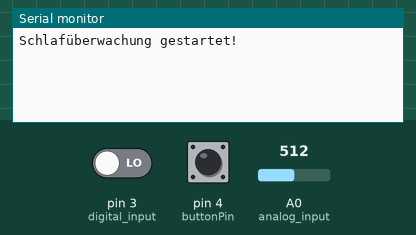
Bench run of a sketch on a simulated Arduino Uno, built with avr-gcc and run on an emulated ATmega328P. Shown: the last lines printed to the serial monitor. Inputs (shaded band) come from the test bench; at power-on: pin 4 (buttonPin) HIGH, pin 3 (digital_input) LOW, A0 (analog_input) = 512. The local clock reads 2024-03-15 10:24:30 at power-on unless the sketch sets it.

Above: at 1.2 s.
1.3 s: pin 4 (buttonPin) pulled LOW for 0.15 s
At 1.56 s:
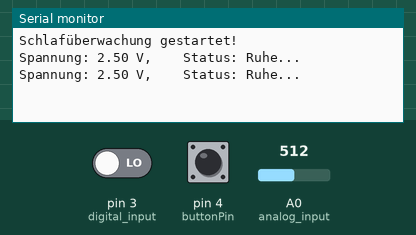
3.3 s: pin 3 (digital_input) driven HIGH
At 3.37 s:
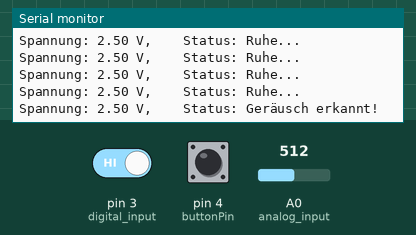
5.2 s: pin 4 (buttonPin) pulled LOW for 1 s
At 7.5 s:
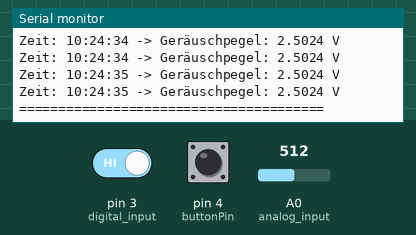
7.7 s: pin 4 (buttonPin) pulled LOW for 3.2 s
At 11.01 s:
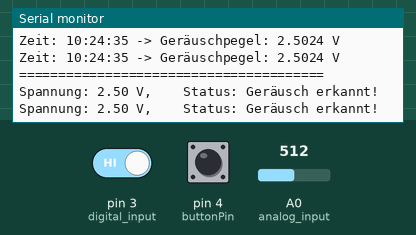
13.9 s: A0 (analog_input) set to 716
At 13.99 s:
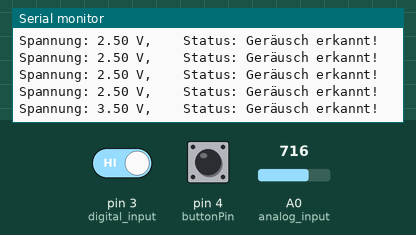
15.4 s: A0 (analog_input) set to 900
At 15.42 s:
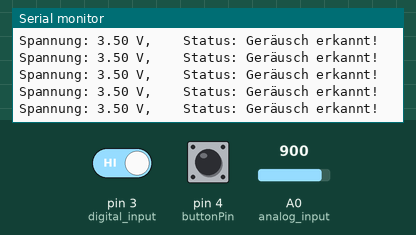
Timing chart, 0 to 18.4 s (numbered marks = the images above; inputs shaded):
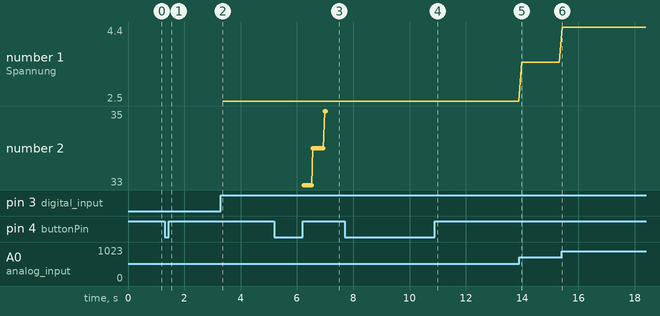

Measured:
- after the input at 1.3 s, the serial monitor: prints a new line after 0.15 s (image 1)
- after the input at 3.3 s, the serial monitor: prints a new line after 0.07 s (image 2)
- after the input at 5.2 s, the serial monitor: prints a new line after 1.0 s (image 3)
- after the input at 13.9 s, the serial monitor: prints a new line after 0.08 s (image 5)
- plotted number 1: 2.5 → 3.5 after the input at 13.9 s, 3.5 → 4.4 after the input at 15.4 s

The sketch:

try_Sounsensor_Auswertung.ino
```cpp
#include <Wire.h>
#include <RTClib.h>  // RTC-Bibliothek
RTC_DS3231 rtc;

int analog_input = A0;  // Mikrofon-Signal
int digital_input = 3;  // Schwellwert-Signal
int buttonPin = 4;      // Startknopf
bool recording = false; // Startzustand: keine Aufnahme

float soundValues[100]; // Speicher für Messwerte
String timeStamps[100]; // Speicher für Zeitstempel
int index = 0;          // Aktuelle Position im Array

void setup() {
    pinMode(analog_input, INPUT);
    pinMode(digital_input, INPUT);
    pinMode(buttonPin, INPUT_PULLUP); // Taster mit internem Pull-Up
    Serial.begin(9600);

    if (!rtc.begin()) {
        Serial.println("RTC nicht gefunden!");
        while (1);
    }
    Serial.println("Schlafüberwachung gestartet!");
}

void loop() {
  if (digitalRead(buttonPin) == LOW) {
    while (digitalRead(buttonPin) == LOW); // Warten, bis der Button losgelassen wird
    recording = !recording; // Umschalten nach Loslassen des Buttons

    if (!recording && index > 0) {
        printResults();
        index = 0; // Arrays zurücksetzen
    }
}

  if (recording) {
    float analog_value = analogRead(analog_input) * (5.0 / 1023.0);
    int digital_value = digitalRead(digital_input);

    if (digital_value == 1) {  // Schwellwert überschritten
      if (index < 100) {  // Array nicht überfüllen
        soundValues[index] = analog_value;
        DateTime now = rtc.now();
        timeStamps[index] = String(now.hour()) + ":" + String(now.minute()) + ":" + String(now.second());
        index++;
      }
    }

    Serial.print("Spannung: ");
    Serial.print(analog_value);
    Serial.print(" V, \t Status: ");
    Serial.println(digital_value == 1 ? "Geräusch erkannt!" : "Ruhe...");

    delay(100); // Zeit zwischen Messungen
  }


}

void printResults() {
    Serial.println("\n=== Übersicht der erkannten Geräusche ===");
    for (int i = 0; i < index; i++) {
        Serial.print("Zeit: ");
        Serial.print(timeStamps[i]);
        Serial.print(" -> Geräuschpegel: ");
        Serial.print(soundValues[i], 4);
        Serial.println(" V");
    }
    Serial.println("=======================================");
}
```
